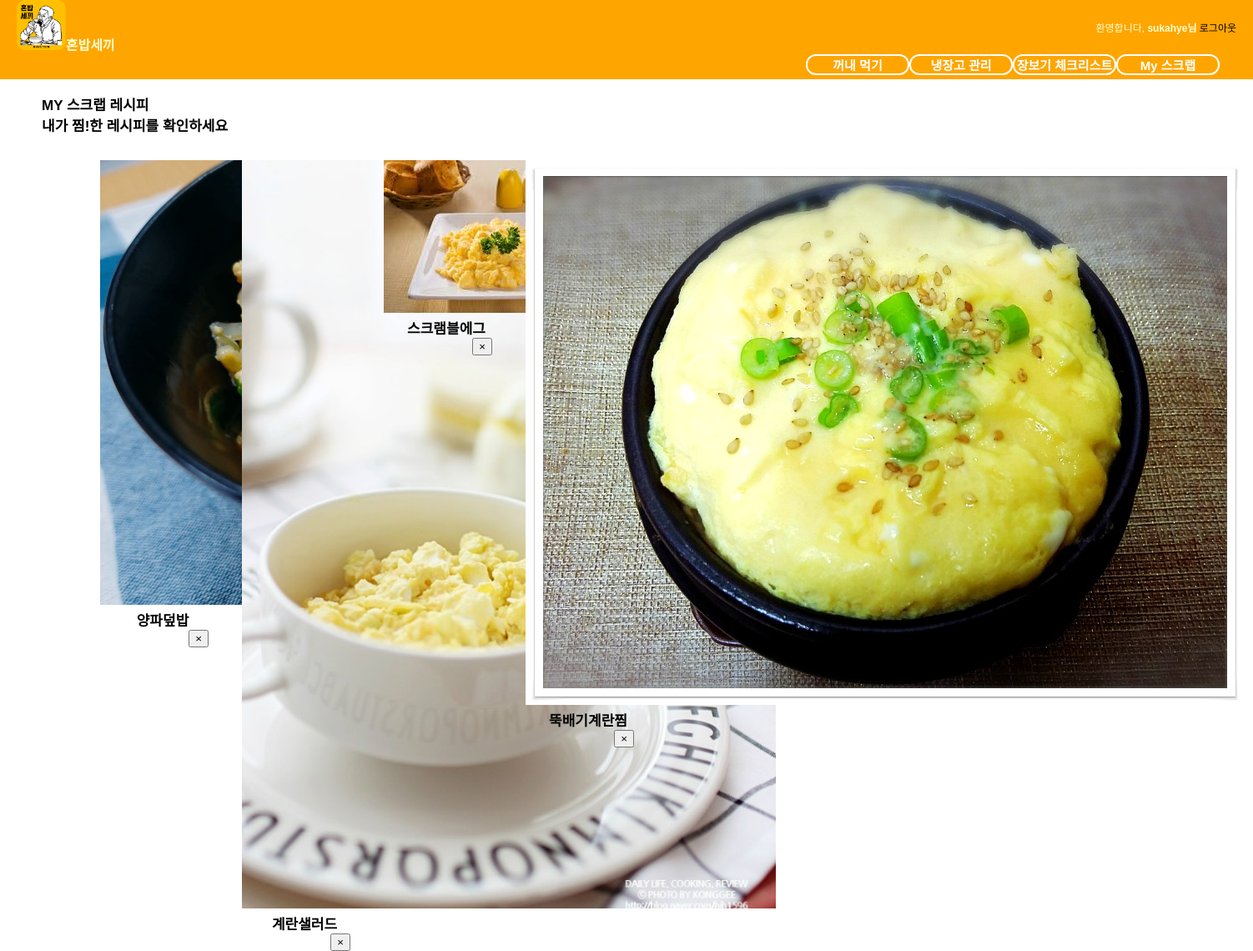
The page /fridge/scrap/ (signed in) on the database its author committed.
### fridge/models.py (models this page shows, shortened)
class ScrapList(models.Model):
    owner = models.ForeignKey(User, null=True)
    scrapinfo = models.ForeignKey(Menu, null=True)
    @staticmethod
    def scrap_menu(owner):
        user_scrap_list = ScrapList.objects.filter(owner=owner)
        return user_scrap_list

class Menu(models.Model):
    menu_name = models.CharField(max_length=50)
    menu_image = models.ImageField(verbose_name='menu_image', upload_to='images/menu', blank=True)
    menu_thumbnail = ImageSpecField(source='menu_image', processors=[ResizeToFill(128, 128)],
                                    format='JPEG',
                                    options={'quality': 60})
    main_ingredients = JSONField(verbose_name='main_ingredients', default=dict)
    sub_ingredients = JSONField(verbose_name='sub_ingredients', default=dict)
    class Meta:
        verbose_name = 'Cooking Menu'
        ordering = ['menu_name']

### fridge/views.py (the view, shortened to what this page needs)
# urls.py: url(r'^(?P<pk>[0-9]+)/scrap/$', Scrap.as_view(), name="do_scrap"),
class Scrap(View):
    def get(self, request):
        template_name = 'fridge/scrap_list.html'
        owner = request.user
        scrap_list = ScrapList.scrap_menu(owner)
        return render(request, template_name, {'scraps': scrap_list})

### fridge/fields.py (called while the page is built)
    def to_python(self, value):
        if self.blank and not value:
            return None
        if isinstance(value, six.string_types):
            try:
                return json.loads(value)
            except Exception as e:
                raise ValidationError(str(e))
        else:
            return value

        def from_db_value(self, value, expression, connection):
            return self.to_python(value)

### fridge/templates/fridge/scrap_list.html (shortened to what this page needs)
{% extends "base.html" %}
{% load staticfiles %}
{% block extrastyle %}{% static "fridge/scrap_list.css" %}{% endblock %}
{% block content %}
<div id="content">
    <p>
        <span class="scraplist">MY 스크랩 레시피</span><br>
        <span class="scraplist">내가 찜!한 레시피를 확인하세요</span>
    </p>
    <div class = "scrap-list">
        <ul>
             {% for scrap in scraps %}
            <div class = "scrap-list-photo">
                <li>
                    <img src="{{ scrap.scrapinfo.menu_thumbnail.url }}" /><br>
                    <a href="{% url 'fridge:menu_detail' pk=scrap.scrapinfo.pk %}">{{ scrap.scrapinfo.menu_name }}</a>
                </li>
                <td><form method="POST" action="{% url 'fridge:scrap_delete' scrap.id %}">{% csrf_token %}<input type="submit" value="&times"></form></td>
            </div>
            {% endfor %}
        </ul>
    </div>
</div>
{% endblock %}

### templates/base.html (shortened to what this page needs)
<!DOCTYPE html>
<html lang="ko">
{% load staticfiles %}
<head>
</head>
<link rel="stylesheet" type="text/css" href="{% static "css/base.css" %}" />
<link rel="stylesheet" type="text/css" href="{% block extrastyle %}{% endblock %}"/>
<body>
    <div id="header">
        <h2 class="maintitle"><img src="{% static 'img/혼밥세끼.png' %}" style="height:60px;">혼밥세끼</h2>
        {% if user.is_active %}
        <h4 class="welcome">환영합니다,
            <strong>{% firstof user.get_short_name user.get_username %}님</strong>
            <a href="{% url 'logout' %}">로그아웃</a>
        </h4>
        {% else %}
        <h4 class="welcome">환영합니다, 게스트 사용자님 /
            <a href="{% url 'login' %}">로그인</a>
            <a href="{% url 'register' %}">회원가입</a>
        </h4>
        {% endif %}
    </div>
    <div id="menu">
        <li><a href ="{% url 'fridge:scrap_list' %}">My 스크랩</a></li>
        <li><a href ="{% url 'fridge:shopping' %}">장보기 체크리스트</a></li>
        <li><a href ="{% url 'fridge:manage' %}">냉장고 관리</a></li>
        <li><a href ="{% url 'fridge:recommendation' %}">꺼내 먹기</a></li>
    </div>
    {% block content %} {% endblock %}
</body>
</html>

### static/css/base.css (style rules this page uses)
body { font-family: "Lucida Grande", Verdana, Arial, sans-serif; font-size: 12px; }
div#header { position: absolute; top: 0px; left: 0px; height: 30px; width:100%; display: table; background: orange; }
div#menu { position: absolute; top:65px; left:0px; height:30px; width: 100%; display: table; table-layout:fixed; border-spacing: 40px 0px; background: orange; font-size: 15px; }
div#content { position: absolute; top:100px; left:50px; right:50px; }
.maintitle { display: table-cell; vertical-align: middle; padding-left:20px; color: #ffc; font-weight: bold; font-size: 16px; }
.welcome { display:table-cell; vertical-align: middle; text-align: right; padding-right: 20px; color: #ffc; font-weight: normal; font-size: 12px; }
div#menu a:link, div#menu a:visited { color: white; }
div#menu >li { display: table-cell; vertical-align: middle; border: 2px solid white; border-radius: 12px; text-align: center; font-weight: bold; text-decoration:none; float : right; width : 120px }

### fridge/static/fridge/scrap_list.css (style rules this page uses)
div.scrap-list { margin : 30px 30px; }
span.scraplist { font-size : 17px; font-weight: bold; }
div.scrap-list-photo { float: left; width: 150px; height: 200px; padding-right:20px; }
div.scrap-list-photo > li { font-size : 17px; font-weight: bold; text-align:center; }
div.scrap-list-photo > form { text-align:right; padding-right:20px; }
ul { list-style-type: none; }

### templates/base.html (style rules this page uses)
a:link { text-decoration: none; color: white; }

### fridge/templates/fridge/scrap_list.html (style rules this page uses)
a:link { text-decoration: none; color: black; }

### rows shown on the page
ScrapList: scrapinfo.menu_name "양파덮밥"
ScrapList: scrapinfo.menu_thumbnail (picture), scrapinfo.menu_name "계란샐러드"
ScrapList: scrapinfo.menu_thumbnail (picture), scrapinfo.menu_name "스크램블에그"
ScrapList: scrapinfo.menu_thumbnail (picture), scrapinfo.menu_name "뚝배기계란찜"
